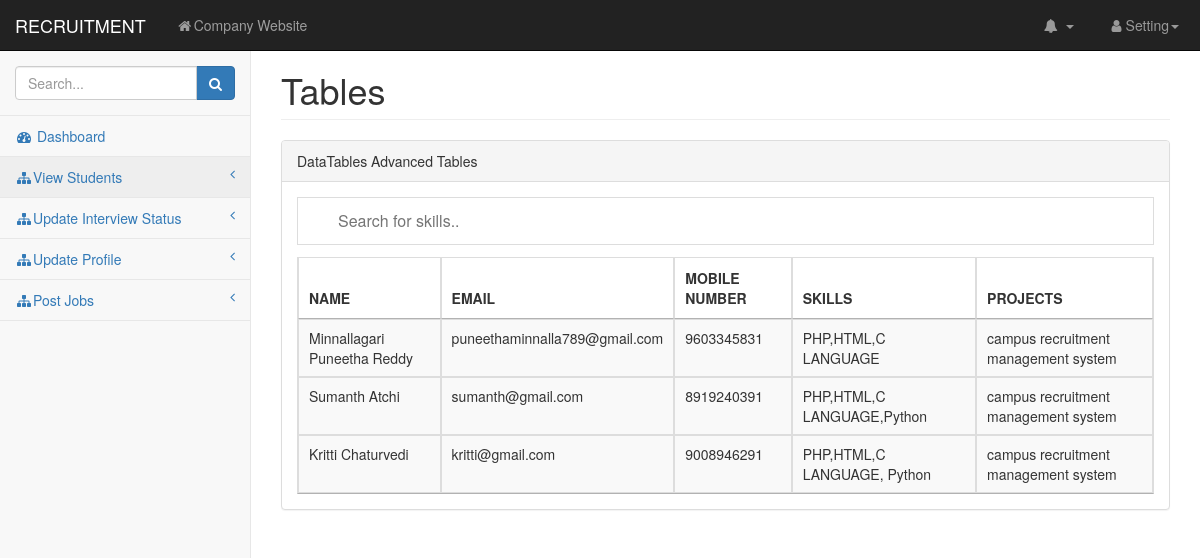
Before: /Company/view_student.php with the older database file.
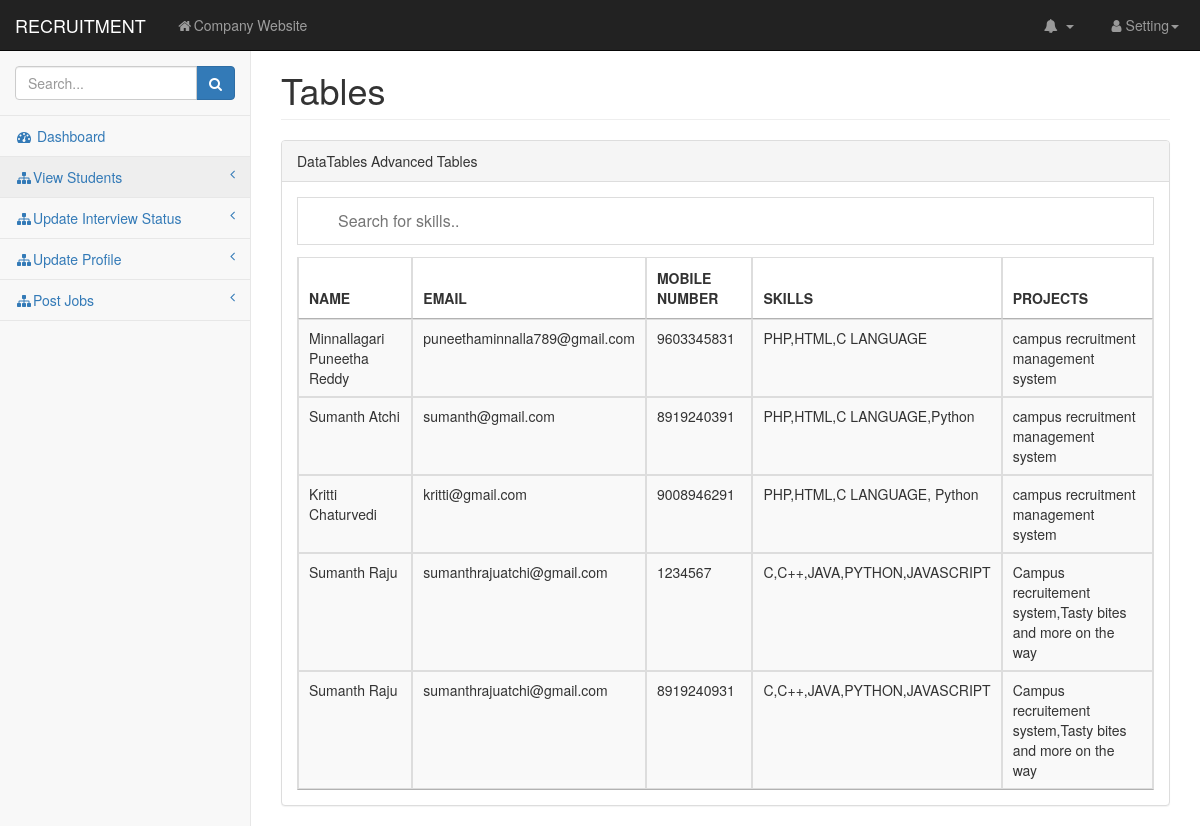
After: the same page with the newer database file.
### tables this page shows
CREATE TABLE `sprofile` (
  `SNAME` varchar(50) NOT NULL,
  `SEID` varchar(50) NOT NULL,
  `SPH` bigint(10) NOT NULL,
  `SSK` varchar(100) NOT NULL,
  `SPR` varchar(100) NOT NULL
);

### Company/view_student.php (the view, shortened to what this page needs)
<!DOCTYPE html>
<html lang="en">
    <head>
    <link href="css/bootstrap.min.css" rel="stylesheet">
    <link href="css/metisMenu.min.css" rel="stylesheet">
    <link href="css/timeline.css" rel="stylesheet">
    <link href="css/startmin.css" rel="stylesheet">
    <link href="css/morris.css" rel="stylesheet">
    <link href="css/font-awesome.min.css" rel="stylesheet" type="text/css">
    <link rel="stylesheet" type="text/css" href="https://cdn.datatables.net/1.10.22/css/jquery.dataTables.css">
    </head>
    <body>
        <div id="wrapper">
    <nav class="navbar navbar-inverse navbar-fixed-top" role="navigation">
        <div class="navbar-header">
            <a class="navbar-brand" href="company_dashboard.html">RECRUITMENT</a>
        </div>
        <ul class="nav navbar-nav navbar-left navbar-top-links">
            <li><a href="#"><i class="fa fa-home fa-fw"></i>Company Website</a></li>
        </ul>
        <ul class="nav navbar-right navbar-top-links">
            <li class="dropdown navbar-inverse">
                <a class="dropdown-toggle" data-toggle="dropdown" href="#">
                    <i class="fa fa-bell fa-fw"></i> <b class="caret"></b>
                </a>
            </li>
            <li class="dropdown">
                <a class="dropdown-toggle" data-toggle="dropdown" href="#">
                    <i class="fa fa-user fa-fw"></i>Setting<b class="caret"></b>
                </a>
            </li>
        </ul>
        <div class="navbar-default sidebar" role="navigation">
            <div class="sidebar-nav navbar-collapse">
                <ul class="nav" id="side-menu">
                    <li class="sidebar-search">
                        <div class="input-group custom-search-form">
                            <input type="text" class="form-control" placeholder="Search...">
                                <span class="input-group-btn">
                                    <button class="btn btn-primary" type="button">
                                        <i class="fa fa-search"></i>
                                    </button>
                                </span>
                        </div>
                    </li>
                    <li>
                        <a href="Company_Dashboard.html" ><i class="fa fa-dashboard fa-fw"></i> Dashboard</a>
                    </li>
                    <li>
                        <a href="view_student.php"><i class="fa fa-sitemap fa-fw" class="active"></i>View Students<span class="fa arrow"></span></a>
                    </li>
                    <li>
                        <a href="Interview_Status.html"><i class="fa fa-sitemap fa-fw"></i>Update Interview Status<span class="fa arrow"></span></a>
                    </li>
                    <li>
                        <a href="Profile.html"><i class="fa fa-sitemap fa-fw"></i>Update Profile<span class="fa arrow"></span></a>
                    </li>
                    <li>
                        <a href="postjobs.php"><i class="fa fa-sitemap fa-fw"></i>Post Jobs<span class="fa arrow"></span></a>
                    </li>
                </ul>
            </div>
        </div>
    </nav>
            <div id="page-wrapper">
                <div class="container-fluid">
                    <div class="row">
                        <div class="col-lg-12">
                            <h1 class="page-header">Tables</h1>
                        </div>
                    </div>
                    <div class="row">
                        <div class="col-lg-12">
                            <div class="panel panel-default">
                                <div class="panel-heading">
                                    DataTables Advanced Tables
                                </div>
                                <div class="panel-body">
                                    <div class="table-responsive">
                                      <input type="text" id="myInput" onkeyup="myFunction()" placeholder="Search for skills..">
                                        <table class="table table-striped table-bordered table-hover" id="dataTables">
                                            <thead>
                                                <tr>
                                                    <th>NAME</th>
                                                    <th>EMAIL</th>
                                                    <th>MOBILE NUMBER</th>
                                                    <th>SKILLS</th>
                                                    <th>PROJECTS</th>
                                                </tr>
                                            </thead>
                                            <?php
                                            $conn=mysqli_connect("localhost","root","","ospforms");
                                            $sql="SELECT SNAME,SEID,SPH,SSK,SPR from sprofile";
                                            $result=$conn-> query($sql);
                                            if($result-> num_rows>0)
                                            {
                                                while($row=$result-> fetch_assoc()){
                                                    echo "<tr><td>". $row["SNAME"]."</td><td>".$row["SEID"]."</td><td>".$row["SPH"]."</td><td>".$row["SSK"]."</td><td>".$row["SPR"]."</td><tr>";
                                                }
                                                echo "</table>";
                                            }
                                            else{
                                                echo "0 result";
                                            }
                                            ?>
                                    </div>
                                </div>
                            </div>
                        </div>
                    </div>
                </div>
            </div>
        </div>
    </body>
</html>

### Company/css/startmin.css (style rules this page uses)
body { background-color: #f8f8f8; }
#wrapper { width: 100%; }
#page-wrapper { padding-top: 30px; min-height: 568px; background-color: #fff; }
@media (min-width:768px) { #page-wrapper { position: inherit; margin-left: 250px; padding: 30px 15px 0 15px; border-left: 1px solid #e7e7e7; } }
.navbar-header { float: left; }
.navbar-left { float: left; }
.navbar-right { text-align: right; }
.navbar-top-links { margin: 0; }
.navbar-top-links li { display: inline-block; }
.navbar-top-links li:last-child { margin-right: 6px; }
.navbar-top-links li a { padding: 15px; min-height: 50px; }
.navbar-top-links>li>a { color: #999; }
.sidebar .sidebar-nav.navbar-collapse { padding-right: 0; padding-left: 0; }
.sidebar .sidebar-search { padding: 15px; }
.sidebar ul li { border-bottom: 1px solid #e7e7e7; }
.sidebar ul li a.active { background-color: #eee; }
.sidebar .arrow { float: right; }
.sidebar .fa.arrow:before { content: "\f104"; }
@media (min-width:768px) { .sidebar { z-index: 1; position: absolute; width: 250px; margin-top: 51px; } }

### Company/view_student.php (style rules this page uses)
#myInput { background-image: url('/css/searchicon.png'); background-position: 10px 12px; background-repeat: no-repeat; width: 100%; font-size: 16px; padding: 12px 20px 12px 40px; border: 1px solid #ddd; margin-bottom: 12px; }

Changed rows visible on the page:
added sprofile: SNAME "Sumanth Raju", SEID "sumanthrajuatchi@gmail.com", SPH "1234567", SSK "C,C++,JAVA,PYTHON,JAVASCRIPT", SPR "Campus recruitement system,Tasty bites and more on the way"
added sprofile: SNAME "Sumanth Raju", SEID "sumanthrajuatchi@gmail.com", SPH "8919240931", SSK "C,C++,JAVA,PYTHON,JAVASCRIPT", SPR "Campus recruitement system,Tasty bites and more on the way"
